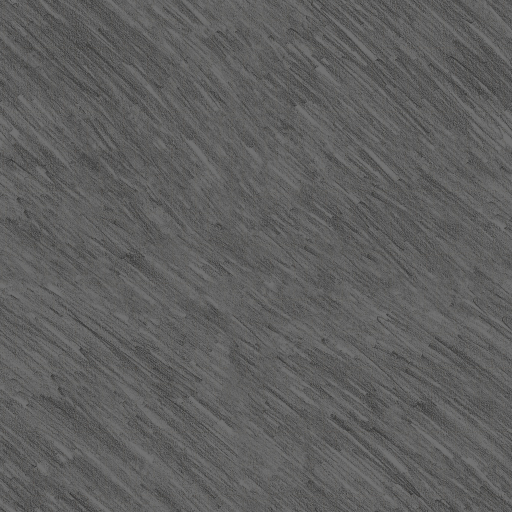
#> input picture img/pencil3.jpg, 1024 x 1024 px, given in place of 15--298.jpg, which was not available (shown at 1/2 size)
$ python pencil_drawing.py
#> lines starting #> are read from the running program, lines starting #| are printed output that depends on the picture; pictures that were not available may be replaced by others from this repository, and a replacement may not be noted
#> further down, image is the input picture: shape (1024, 1024, 3); mean R, G, B 95.2, 95.1, 94.6
#!/usr/bin/env python
# -*- encoding: utf-8 -*-
"""
@file    :   pencil_drawing.py
@time    :   2019/11/01 17:13:34
@author  :   XiaoY
@version :   1.0
@contact :   zhaoyin214@qq.com
@license :   (c)copyright XiaoY
@desc    :   Combining Sketch and Tone for Pencil Drawing Production
"""

__author__ = "XiaoY"


# %%
from skimage.io import imread
from skimage.color import rgb2yuv, rgb2gray, yuv2rgb
from skimage.transform import rotate, resize
from skimage import img_as_float

import numpy as np
from scipy.signal import convolve2d
from scipy.sparse import spdiags, linalg


DIM_X = 1
DIM_Y = 0
DIM_KERNEL = 2

EPSILON = 1e-5
LAMBDA = 0.2

# %%
class PencilDrawing(object):
    """
    Combining Sketch and Tone for Pencil Drawing Production
    """

    def __init__(self,
                 stroke_kernel_size=8, stroke_num_kernels=8, stroke_width=3,
                 tone_weights=[52, 37, 11], tone_num_bins=256,
                 tone_laplace_sigma=9 / 255,
                 tone_uniform_bounds=[105 / 255., 225 / 255],
                 tone_gaussian_mu=90 / 255, tone_gaussian_sigma=11,
                 pencil_patter_path="./img/pencil0.jpg"):

#> called with stroke_kernel_size = 8, stroke_num_kernels = 8, stroke_width = 3, tone_num_bins = 256, tone_laplace_sigma = 0.0353, tone_gaussian_mu = 0.353, tone_gaussian_sigma = 11, pencil_patter_path = './img/pencil0.jpg'
        self._pencil_pattern = rgb2gray(imread(fname=pencil_patter_path))
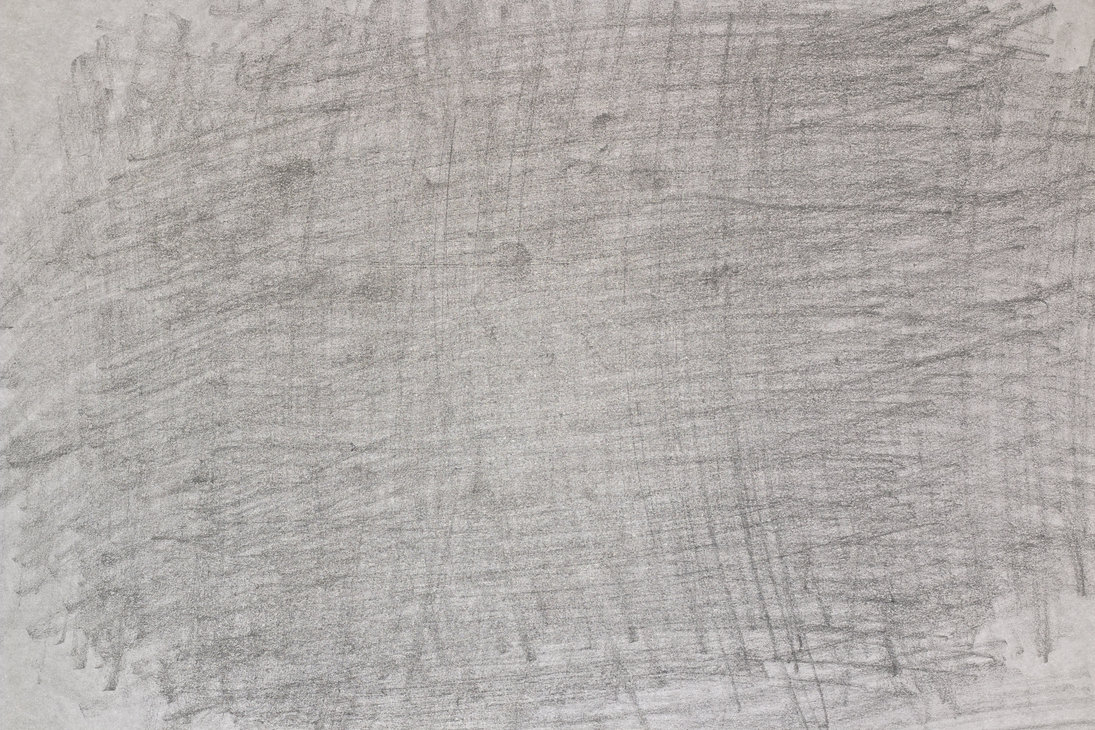
#> input picture img/pencil0.jpg, 1095 x 730 px, found by its file name
#> self._pencil_pattern: shape (730, 1095) float64; min 0.271, max 0.956, mean 0.676

        # stroke
        self._stroke_kernel_size = stroke_kernel_size // 2
        self._stroke_num_kernels = stroke_num_kernels
        self._stroke_width = stroke_width // 2

        # tone
        self._tone_hist(
            tone_weights, tone_num_bins,
            tone_laplace_sigma, tone_uniform_bounds,
            tone_gaussian_mu, tone_gaussian_sigma
        )
#> in _get_gray_scale, `yuv = rgb2yuv(image)`: yuv: shape (1024, 1024, 3) float64; mean of channels 0, 1, 2 0.376, -0.000677, 0.00049


    def _stroke(self, gray_scale):
        """
        stroke structure
        """
        height, width = gray_scale.shape
#> height = 1024; width = 1024

        # gradients
        grad_x = np.diff(gray_scale, axis=DIM_X)
        grad_x = np.hstack([grad_x, np.zeros(shape=(height, 1))])
#> grad_x: shape (1024, 1024) float64
        grad_y = np.diff(gray_scale, axis=DIM_Y)
        grad_y = np.vstack([grad_y, np.zeros(shape=(1, width))])
#> grad_y: shape (1024, 1024) float64
        edge = np.sqrt(grad_x ** 2 + grad_y ** 2)
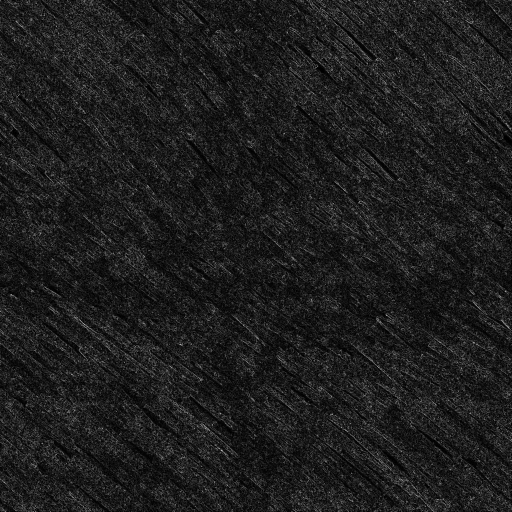
#> edge: shape (1024, 1024) float64 (shown at 1/2 size); min 0, max 0.203, mean 0.0238; drawn with min black and max white

        # convolutional kernel with the horizontal direction
        conv_kernel_0 = np.zeros(
            shape=(2 * self._stroke_kernel_size + 1,
                   2 * self._stroke_kernel_size + 1)
        )
        conv_kernel_0[self._stroke_kernel_size, :] = 1

        # classification
        response_kernel = np.zeros(
            shape=(height, width, self._stroke_num_kernels)
        )
        for idx_kernel in range(self._stroke_num_kernels):
            direction = idx_kernel * 180 / self._stroke_num_kernels
            conv_kernel = rotate(image=conv_kernel_0, angle=direction)
            response_kernel[:, :, idx_kernel] = convolve2d(
                in1=edge, in2=conv_kernel, mode="same"
            )
        edge_kernel_indicator = np.argmax(a=response_kernel, axis=DIM_KERNEL)
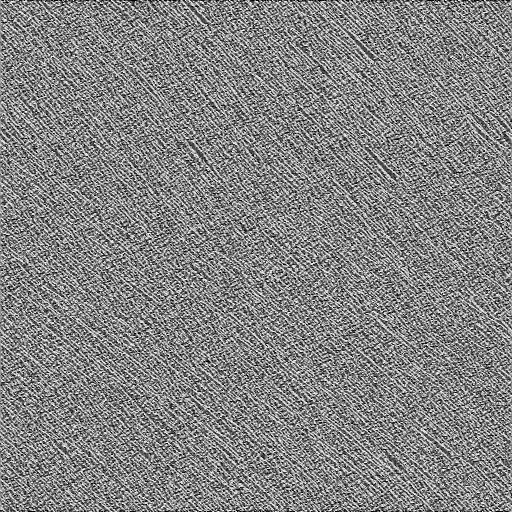
#> edge_kernel_indicator: shape (1024, 1024) int64 (shown at 1/2 size); min 0, max 7, mean 3.61; drawn with min black and max white

        # stroke
        edge_kernel = np.empty_like(prototype=response_kernel)
        for idx_kernel in range(self._stroke_num_kernels):
            edge_kernel[:, :, idx_kernel] = \
                edge * (edge_kernel_indicator == idx_kernel)

        stroke_width = np.min([self._stroke_kernel_size, self._stroke_width])
        for pixel in range(1, stroke_width + 1):
            conv_kernel_0[self._stroke_kernel_size - pixel] = 1
            conv_kernel_0[self._stroke_kernel_size + pixel] = 1

        strokes = np.zeros(shape=(height, width))
        for idx_kernel in range(self._stroke_num_kernels):
            direction = idx_kernel * 180 / self._stroke_num_kernels
            conv_kernel = rotate(image=conv_kernel_0, angle=direction)
            strokes += convolve2d(
                in1=edge_kernel[:, :, idx_kernel], in2=conv_kernel, mode="same"
            )
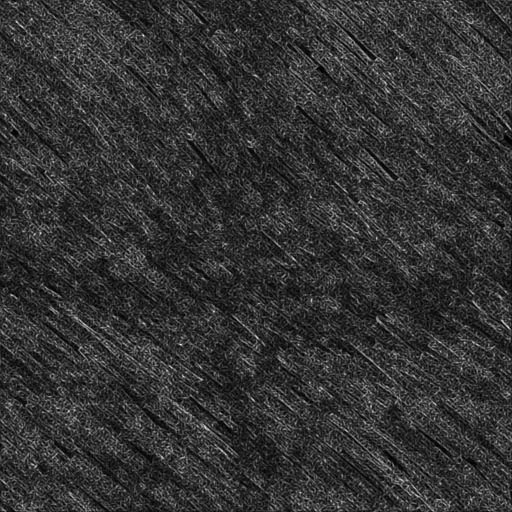
#> strokes: shape (1024, 1024) float64 (shown at 1/2 size); min 0.00174, max 3.11, mean 0.633; drawn with min black and max white

        # min-max normalization (rescaling)
        strokes -= np.min(strokes)
        strokes /= np.max(strokes) + EPSILON

        return 1 - strokes
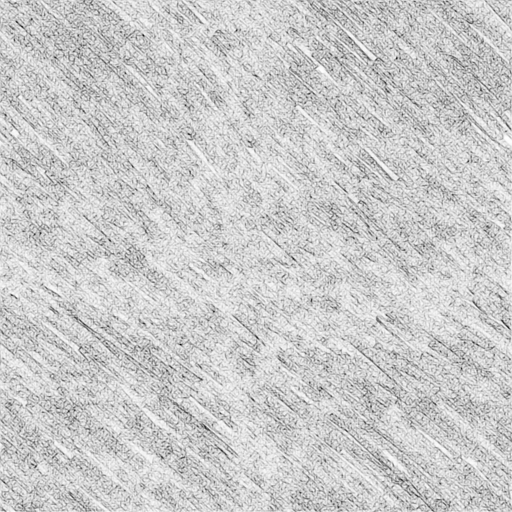
#> returned value: shape (1024, 1024) float64 (shown at 1/2 size); min 3.22e-06, max 1, mean 0.797

    def _tone_hist(self, tone_weights, tone_num_bins,
                   tone_laplace_sigma, tone_uniform_bounds,
                   tone_gaussian_mu, tone_gaussian_sigma):
        """
        tone histogram pattern of a skecth
        """

        self._tone_bins = np.linspace(start=0, stop=1, num=tone_num_bins)
        # bright layer, laplacian distribution
        prob_bright = 1 / tone_laplace_sigma * \
            np.exp((self._tone_bins - 1) / tone_laplace_sigma)
        # mild layer, uniform distribution
        prob_mild = (self._tone_bins >= tone_uniform_bounds[0]) & \
            (self._tone_bins <= tone_uniform_bounds[1])
        prob_mild = prob_mild / (tone_uniform_bounds[1] - tone_uniform_bounds[0])
        # dark layer, gaussian distribution
        prob_dark = 1 / np.sqrt(2 * np.pi) / tone_gaussian_sigma * \
            np.exp(
                -1 * (self._tone_bins - tone_gaussian_mu) ** 2 / \
                (2 * tone_gaussian_sigma ** 2)
            )

        self._tone_hist_pattern = tone_weights[0] * prob_bright + \
            tone_weights[1] * prob_mild + tone_weights[2] * prob_dark
        self._tone_hist_pattern /= np.sum(self._tone_hist_pattern)

    def _tone_hist_map(self, gray_scale):
        """
        tone map (histogram matching)
        """

        _, src_unique_indices, src_counts = np.unique(
            gray_scale.ravel(), return_counts=True, return_inverse=True
        )
#> src_counts = 1771 values, max 31042 at index 1268, min 1 at index 6, mean 592.1
        src_quantiles = np.cumsum(src_counts) / gray_scale.size
#> src_quantiles = 1771 values from 2.86e-06 to 1
        tmpl_quantiles = np.cumsum(self._tone_hist_pattern)
        matched = np.interp(src_quantiles, tmpl_quantiles, self._tone_bins)
#> matched = 1771 values from 0 to 1
        matched = matched[src_unique_indices].reshape(gray_scale.shape)
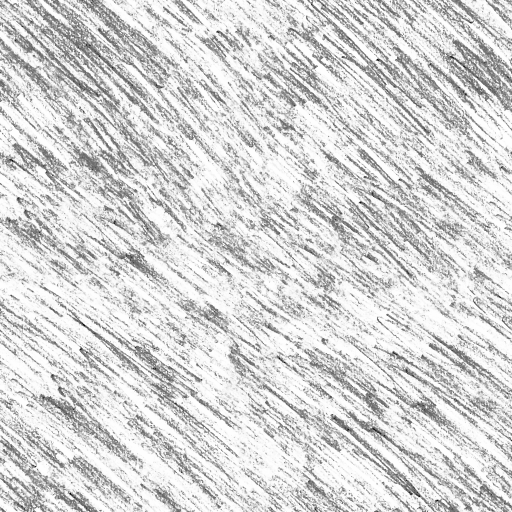
#> matched: shape (1024, 1024) float64 (shown at 1/2 size); min 0, max 1, mean 0.838

        return matched

    def _texture_rendering(self, gray_scale):

        height, width = gray_scale.shape
#> height = 1024; width = 1024
        size = gray_scale.size
#> size = 1048576

        # log(J), tone map
        tone_matched = self._tone_hist_map(gray_scale) + EPSILON

        log_tone_matched = np.log(tone_matched.ravel())

        # log(H), pencil texture
        pencil_pattern = resize(
            image=self._pencil_pattern, output_shape=gray_scale.shape
        ) + EPSILON
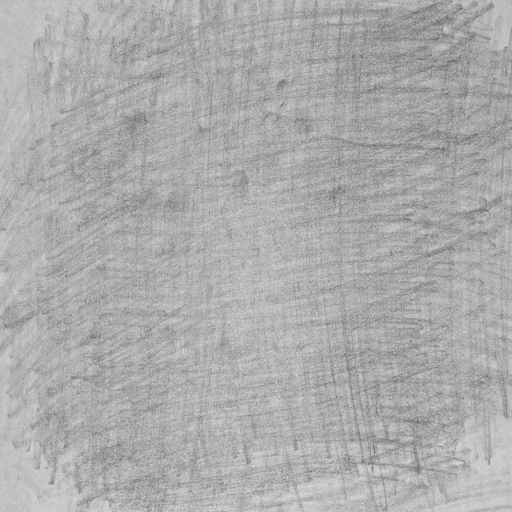
#> pencil_pattern: shape (1024, 1024) float64 (shown at 1/2 size); min 0.301, max 0.891, mean 0.676
        log_pencil_pattern = np.log(pencil_pattern.ravel())

        # dx, dy
        vec_ones = np.ones(shape=(size, ))
        diff_x = spdiags(
            data=[-1 * vec_ones, vec_ones], diags=[0, width], m=size, n=size
        )
        diff_y = spdiags(
            data=[-1 * vec_ones, vec_ones], diags=[0, 1], m=size, n=size
        )

        # Ax = b
        # A = log(H) * log(H) + LAMBDA * (dx * dx.T + dy * dy.T)
        # b = log(H) * log(J)
        # multiplication in sparse - matrix multiplication
        A = LAMBDA * (diff_x * diff_x.T + diff_y * diff_y.T) + spdiags(
            data=log_pencil_pattern ** 2, diags=0, m=size, n=size
        )
        b = log_pencil_pattern * log_tone_matched
#> (the run stopped early here; a loop or call above may not have finished)
